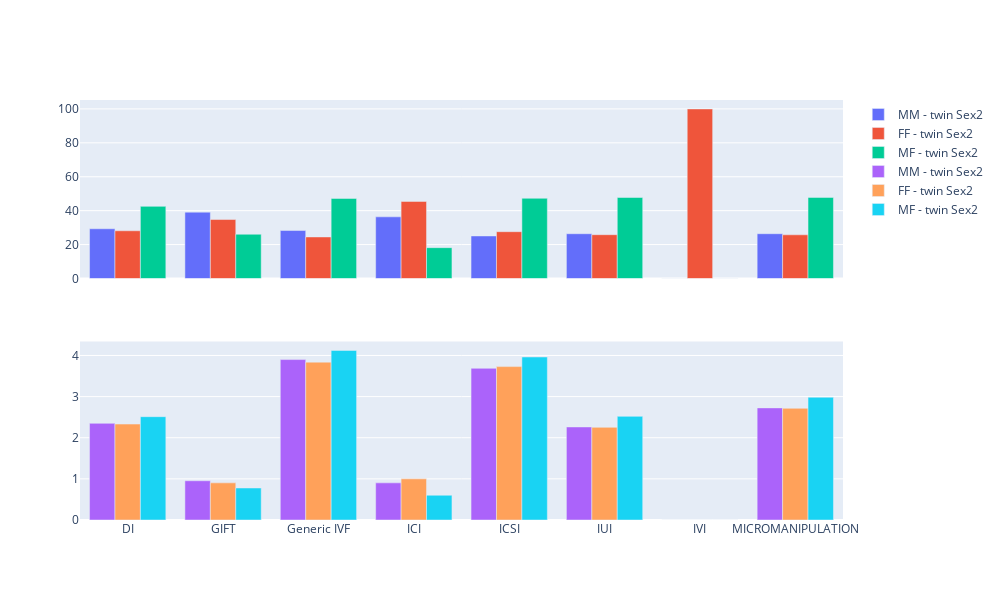

Notebook source saved alongside this figure:
### Code cell
df.loc[(df['Heart OneSex'] == 'M') & (d['Heart Two Sex'] == 'M'), 'twin Sex2']  = 'MM'
df.loc[(df['Heart OneSex'] == 'F') & (d['Heart Two Sex'] == 'F'), 'twin Sex2']  = 'FF'
df.loc[(df['Heart OneSex'] == 'M') & (d['Heart Two Sex'] == 'F'), 'twin Sex2']  = 'MF'
df.loc[(df['Heart OneSex'] == 'F') & (d['Heart Two Sex'] == 'M'), 'twin Sex2']  = 'MF'

dd = df[[ 'twin Sex2','Heart OneSex', 'Heart Two Sex', 'Heart Three Sex','Patient Age at Treatment', 'Infertility' ,'Treatment category', 'Fertilisation treatment category', 'Sperm From', 'Egg Source', 'Total Embryos Created', 'Transfer method', 'Embryos Transfered', 'Early outcome category', 'Molar', 'Number of foetal sacs with fetal pulsation', 'Live Birth Occurrence', 'Number of Live Births', 'Year of Treatment']]
d = dd[dd['twin Sex2'].isna() == False]
groups = ['twin Sex2']
fig = make_subplots(rows=2, cols=1, shared_xaxes=True)
g_count = 0
for gg in groups:
    g_count+=1
    g = d.groupby(['Fertilisation treatment category', gg]).size()
    data = cal_pct(g)
    graph_data = compare_bar(gg, data, ['MM', 'FF', 'MF'])
    graph_data2 = compare_bar_not_pct(gg, data, ['MM', 'FF', 'MF'], True)
    for i in range(0,len(graph_data)):
        fig.append_trace(graph_data[i], 1, 1)
    for i in range(0,len(graph_data2)):
        fig.append_trace(graph_data2[i], 2, 1)

fig['layout'].update(height=600, width=1000)
fig.show()

### Figure 1 — Plotly figure (JSON) as saved in the notebook; plotly's stock layout.template omitted (floating-point values rounded to 4 significant figures)
{"data": [{"name": "MM - twin Sex2", "type": "bar", "x": ["DI", "GIFT", "Generic IVF", "ICI", "ICSI", "IUI", "IVI", "MICROMANIPULATION"], "xaxis": "x", "y": [29.32, 39.13, 28.29, 36.36, 25.1, 26.41, 0, 26.42], "yaxis": "y"}, {"name": "FF - twin Sex2", "type": "bar", "x": ["DI", "GIFT", "Generic IVF", "ICI", "ICSI", "IUI", "IVI", "MICROMANIPULATION"], "xaxis": "x", "y": [28.14, 34.78, 24.5, 45.45, 27.6, 25.83, 100, 25.77], "yaxis": "y"}, {"name": "MF - twin Sex2", "type": "bar", "x": ["DI", "GIFT", "Generic IVF", "ICI", "ICSI", "IUI", "IVI", "MICROMANIPULATION"], "xaxis": "x", "y": [42.54, 26.09, 47.2, 18.18, 47.3, 47.76, 0, 47.82], "yaxis": "y"}, {"name": "MM - twin Sex2", "type": "bar", "x": ["DI", "GIFT", "Generic IVF", "ICI", "ICSI", "IUI", "IVI", "MICROMANIPULATION"], "xaxis": "x2", "y": [2.35, 0.9542, 3.901, 0.9031, 3.688, 2.262, 0, 2.726], "yaxis": "y2"}, {"name": "FF - twin Sex2", "type": "bar", "x": ["DI", "GIFT", "Generic IVF", "ICI", "ICSI", "IUI", "IVI", "MICROMANIPULATION"], "xaxis": "x2", "y": [2.332, 0.9031, 3.838, 1, 3.729, 2.253, 0, 2.715], "yaxis": "y2"}, {"name": "MF - twin Sex2", "type": "bar", "x": ["DI", "GIFT", "Generic IVF", "ICI", "ICSI", "IUI", "IVI", "MICROMANIPULATION"], "xaxis": "x2", "y": [2.512, 0.7782, 4.123, 0.6021, 3.963, 2.52, 0, 2.984], "yaxis": "y2"}], "layout": {"height": 600, "width": 1000, "xaxis": {"anchor": "y", "autorange": true, "domain": [0, 1], "matches": "x2", "range": [-0.5, 7.5], "showticklabels": false, "type": "category"}, "xaxis2": {"anchor": "y2", "autorange": true, "domain": [0, 1], "range": [-0.5, 7.5], "type": "category"}, "yaxis": {"anchor": "x", "autorange": true, "domain": [0.575, 1], "range": [0, 105.3], "type": "linear"}, "yaxis2": {"anchor": "x2", "autorange": true, "domain": [0, 0.425], "range": [0, 4.34], "type": "linear"}}}
